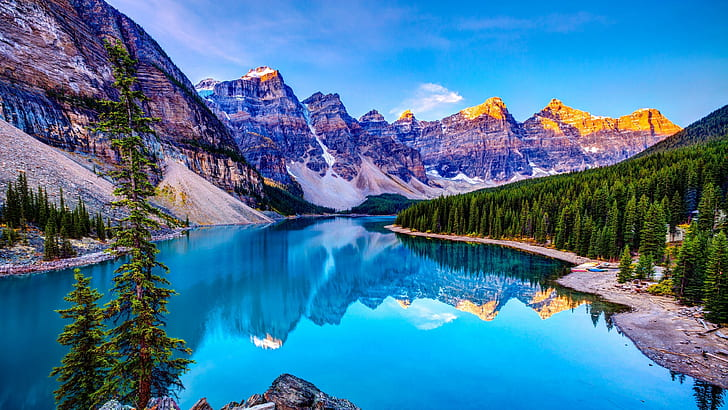
#> input picture image1.jpg, 728 x 410 px
$ python poe17.py
#> lines starting #> are read from the running program, lines starting #| are printed output that depends on the picture; after the words box and inside, x2 and y2 are one past the last pixel; in counts of white or black regions, pixels touching at a corner belong together
import cv2
import numpy as np
import matplotlib.pyplot as plt

# Load the grayscale image
image = cv2.imread('image1.jpg', cv2.IMREAD_GRAYSCALE)
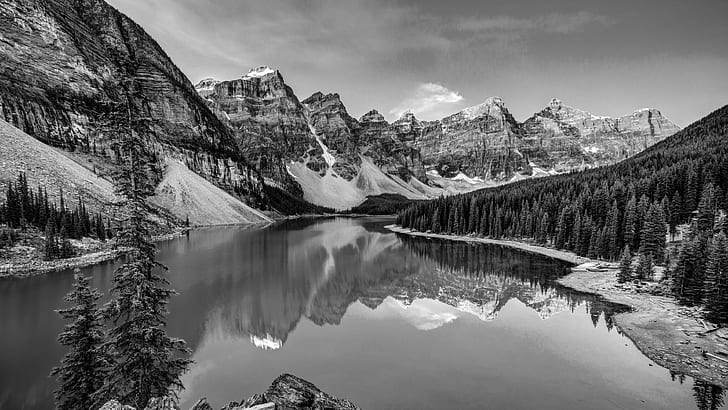
#> image: shape (410, 728); min 0, max 255, mean 108

# Check if image is loaded successfully
if image is None:
    print("Error loading image.")
else:
    # Define the intensity range to highlight (e.g., intensities from 100 to 200)
    min_intensity = 100
    max_intensity = 200

    # Apply gray-level slicing preserving the background
    mask = np.where((image >= min_intensity) & (image <= max_intensity), 255, 0).astype(np.uint8)
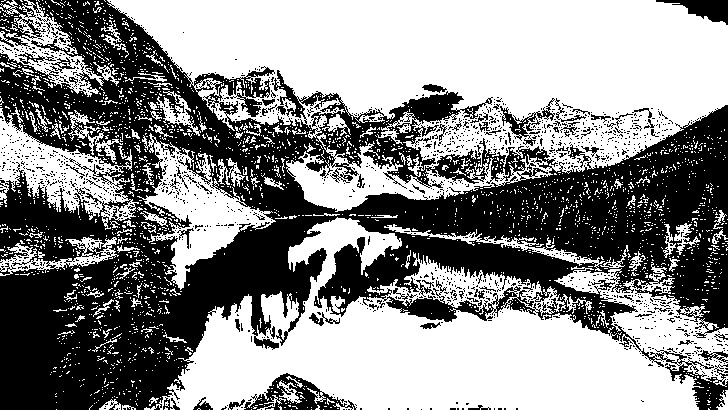
#> mask: shape (410, 728); 54.9% white; 1491 black regions (1425 under 20 px), largest, box (x1, y1, x2, y2) and area: (0, 0, 728, 410) 124709, (244, 373, 357, 410) 1589, (656, 0, 728, 25) 869
    result_preserve_bg = cv2.bitwise_and(image, mask)
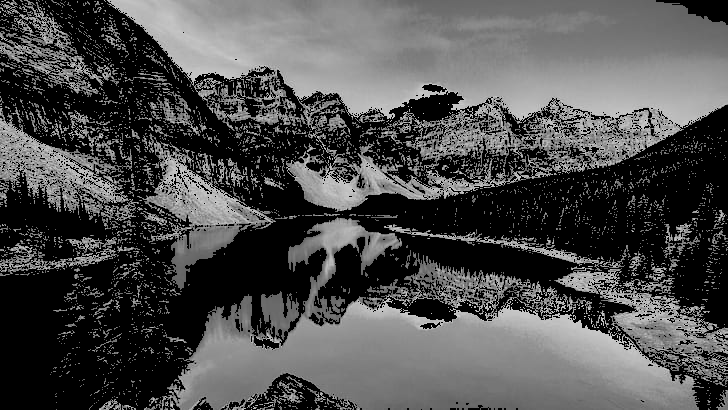
#> result_preserve_bg: shape (410, 728); min 0, max 200, mean 78.4

    # Apply gray-level slicing not preserving the background
    result_non_preserve_bg = np.where((image >= min_intensity) & (image <= max_intensity), 255, image)
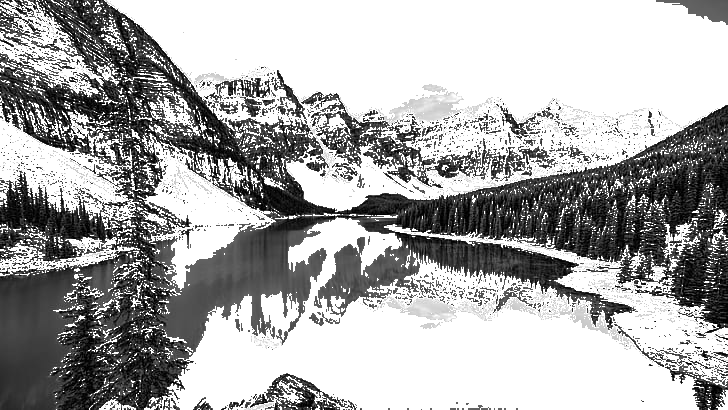
#> result_non_preserve_bg: shape (410, 728); min 0, max 255, mean 169.5

    # Display the results using matplotlib
    plt.figure(figsize=(10, 5))

    plt.subplot(1, 3, 1)
    plt.imshow(image, cmap='gray')
    plt.title('Original Image')

    plt.subplot(1, 3, 2)
    plt.imshow(result_preserve_bg, cmap='gray')
    plt.title('Gray-level Slicing (Preserve BG)')

    plt.subplot(1, 3, 3)
    plt.imshow(result_non_preserve_bg, cmap='gray')
    plt.title('Gray-level Slicing (Non-Preserve BG)')

    plt.show()

$ run again, with negative_image.jpg copied over image1.jpg
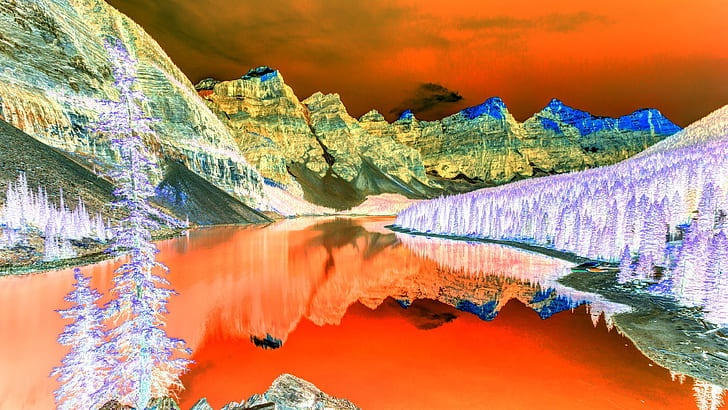
#> input picture negative_image.jpg, 728 x 410 px
#> `mask = np.where((image >= min_intensity) & (image <= max_intensity), 2..`:
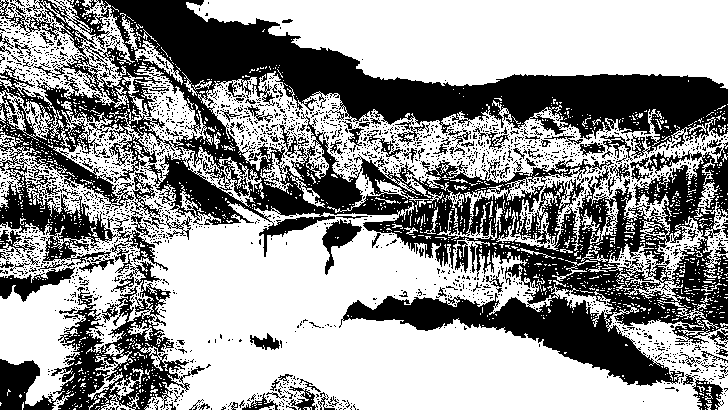
#> mask: shape (410, 728); 59.1% white; 2293 black regions (2176 under 20 px), largest, box (x1, y1, x2, y2) and area: (0, 0, 728, 386) 96009, (0, 261, 205, 410) 9550, (0, 267, 75, 302) 1066
#> `result_non_preserve_bg = np.where((image >= min_intensity) & (image <=..`:
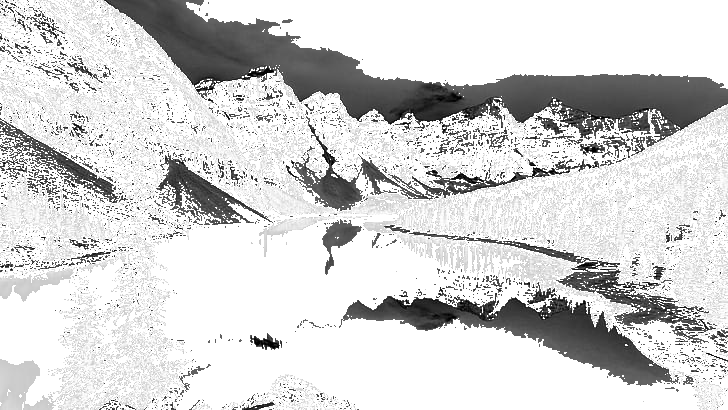
#> result_non_preserve_bg: shape (410, 728); min 0, max 255, mean 211.2

$ run again, with image2.jpeg copied over image1.jpg
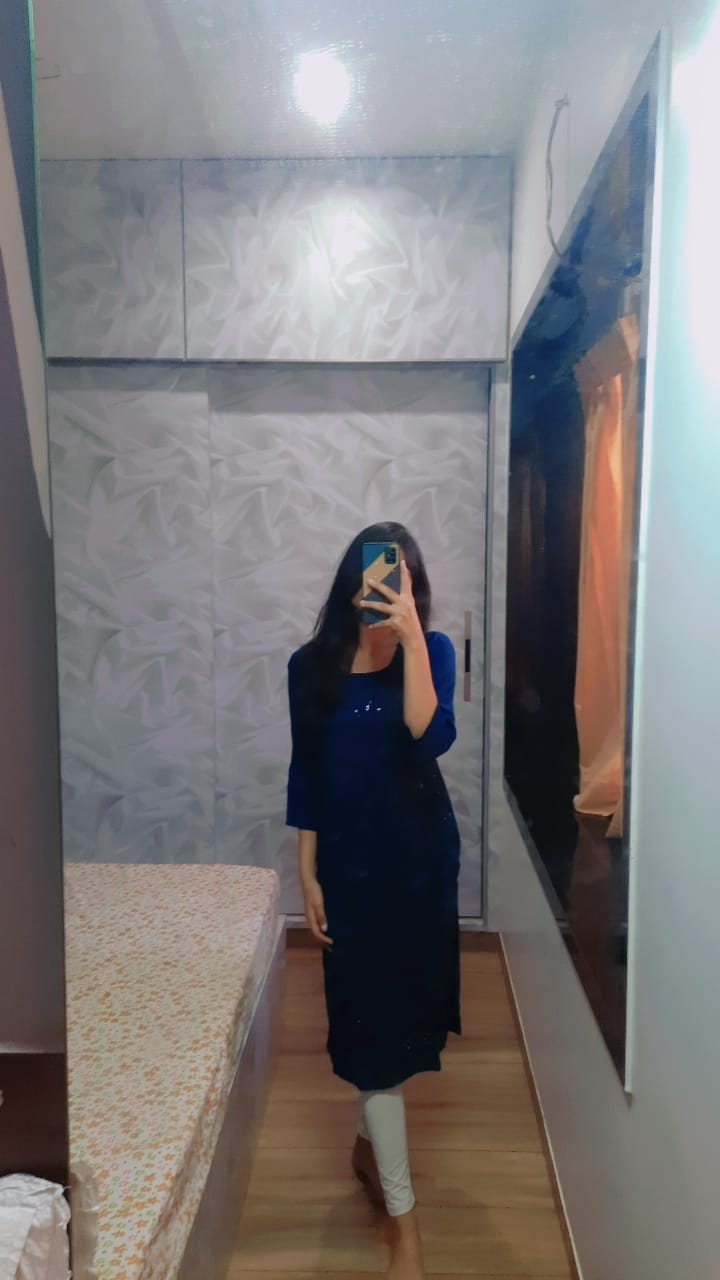
#> input picture image2.jpeg, 720 x 1280 px
#> `mask = np.where((image >= min_intensity) & (image <= max_intensity), 2..`:
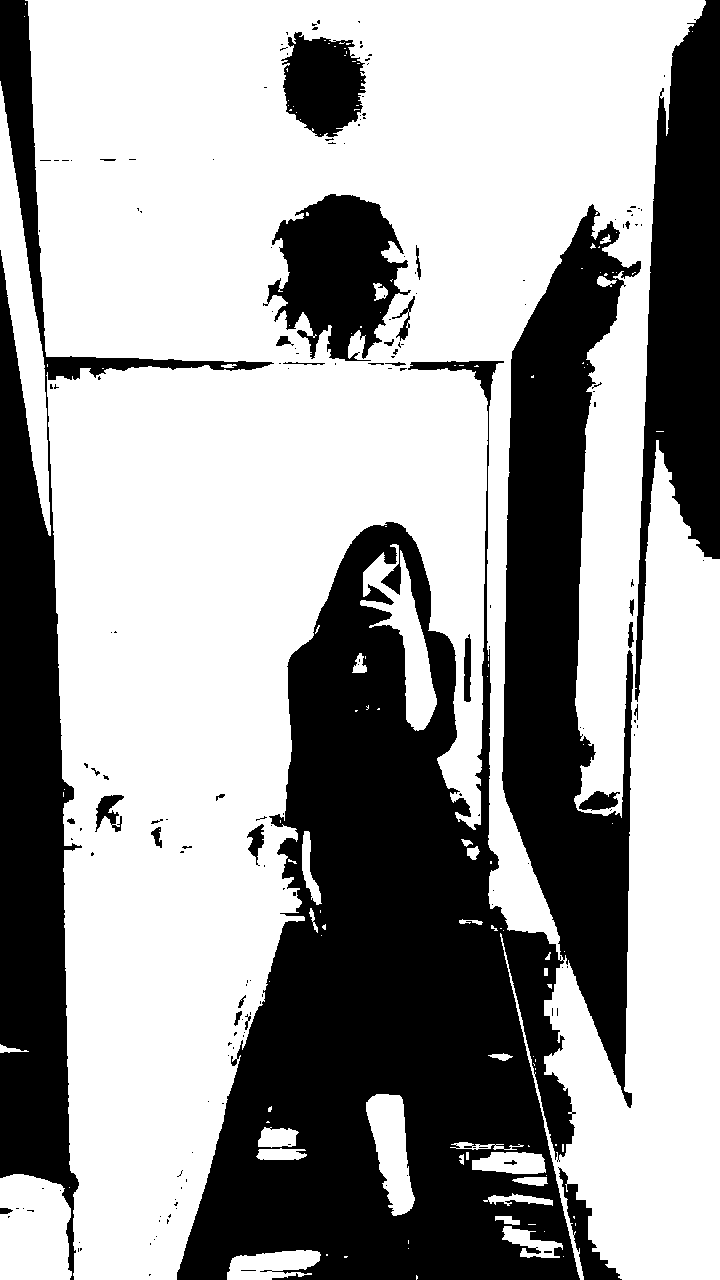
#> mask: shape (1280, 720); 62.6% white; 183 black regions (151 under 20 px), largest, box (x1, y1, x2, y2) and area: (177, 204, 641, 1280) 226510, (0, 0, 274, 1280) 57496, (635, 0, 720, 702) 34147
#> `result_non_preserve_bg = np.where((image >= min_intensity) & (image <=..`:
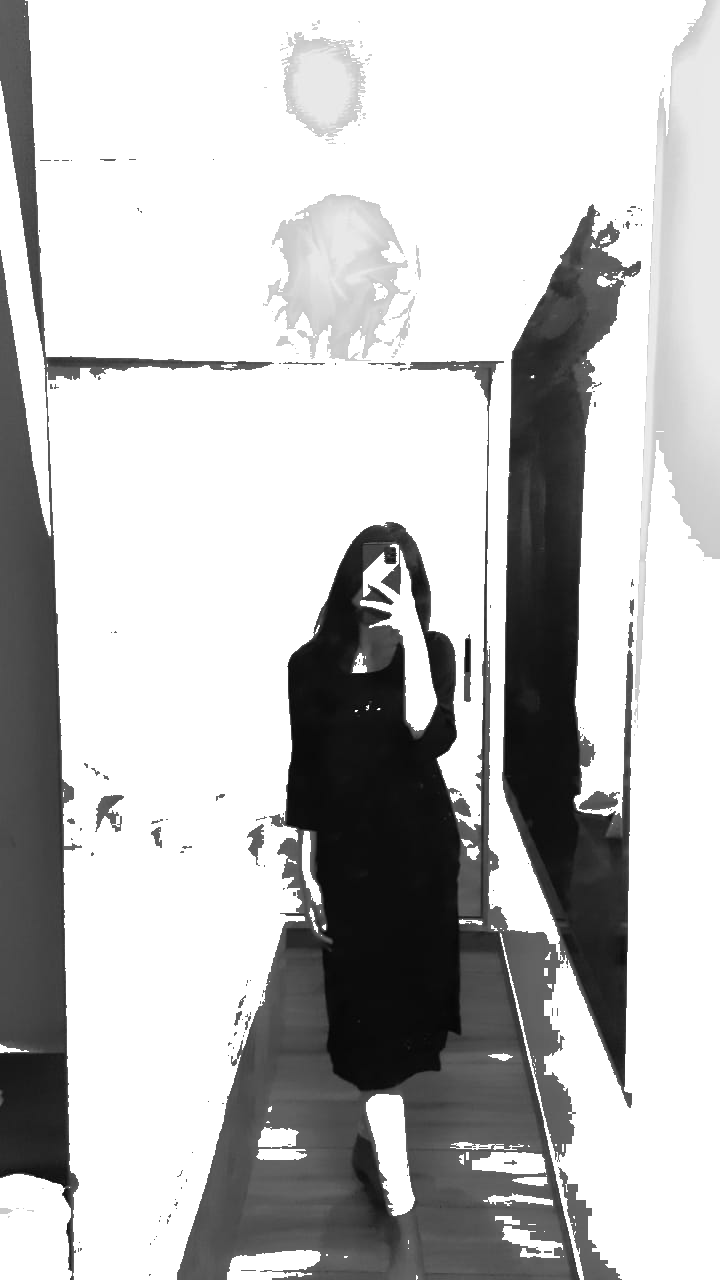
#> result_non_preserve_bg: shape (1280, 720); min 3, max 255, mean 190.6

$ run again, with negative_image.jpeg copied over image1.jpg
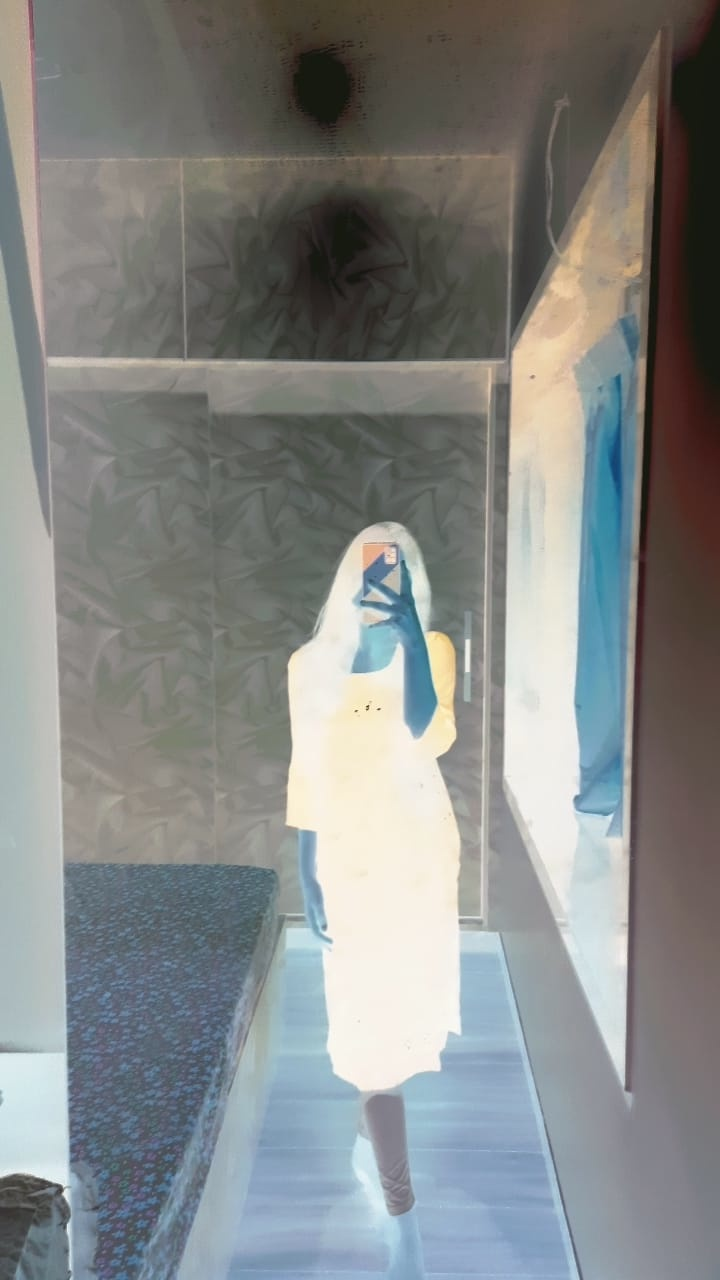
#> input picture negative_image.jpeg, 720 x 1280 px
#> `mask = np.where((image >= min_intensity) & (image <= max_intensity), 2..`:
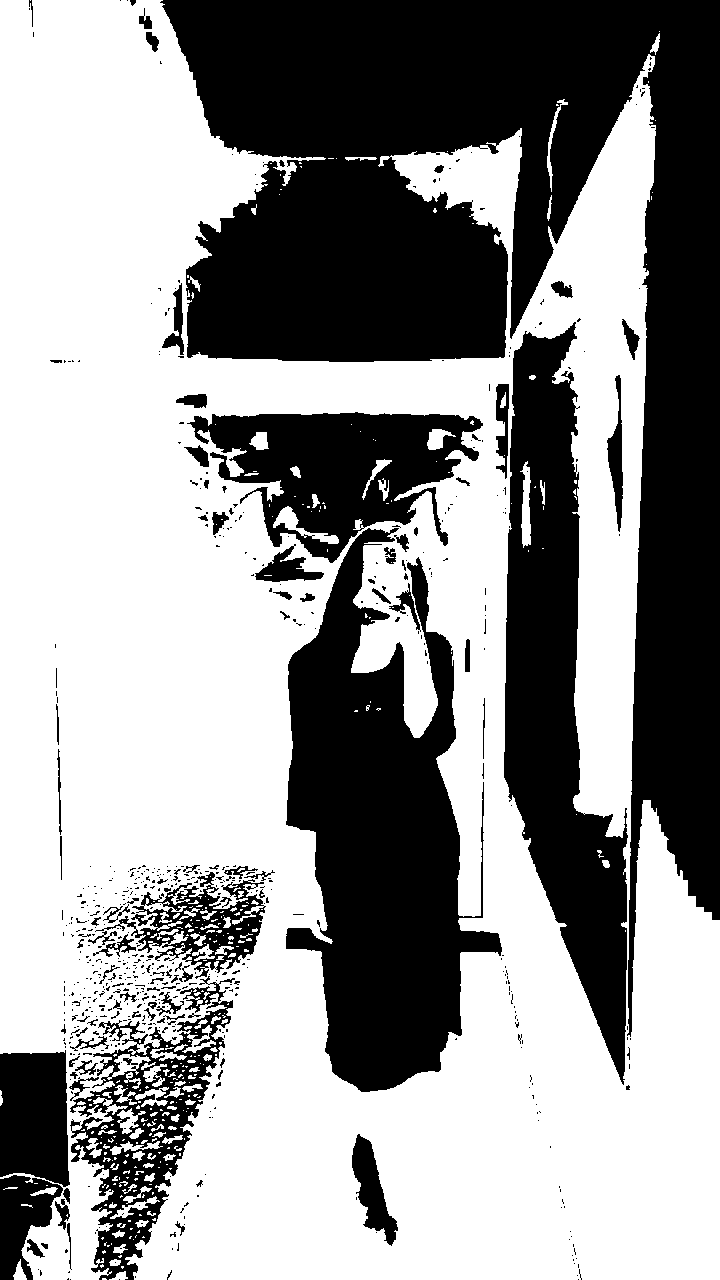
#> mask: shape (1280, 720); 58.8% white; 645 black regions (546 under 20 px), largest, box (x1, y1, x2, y2) and area: (160, 0, 720, 1037) 196600, (286, 528, 502, 1092) 66387, (504, 322, 628, 1085) 46272
#> `result_non_preserve_bg = np.where((image >= min_intensity) & (image <=..`:
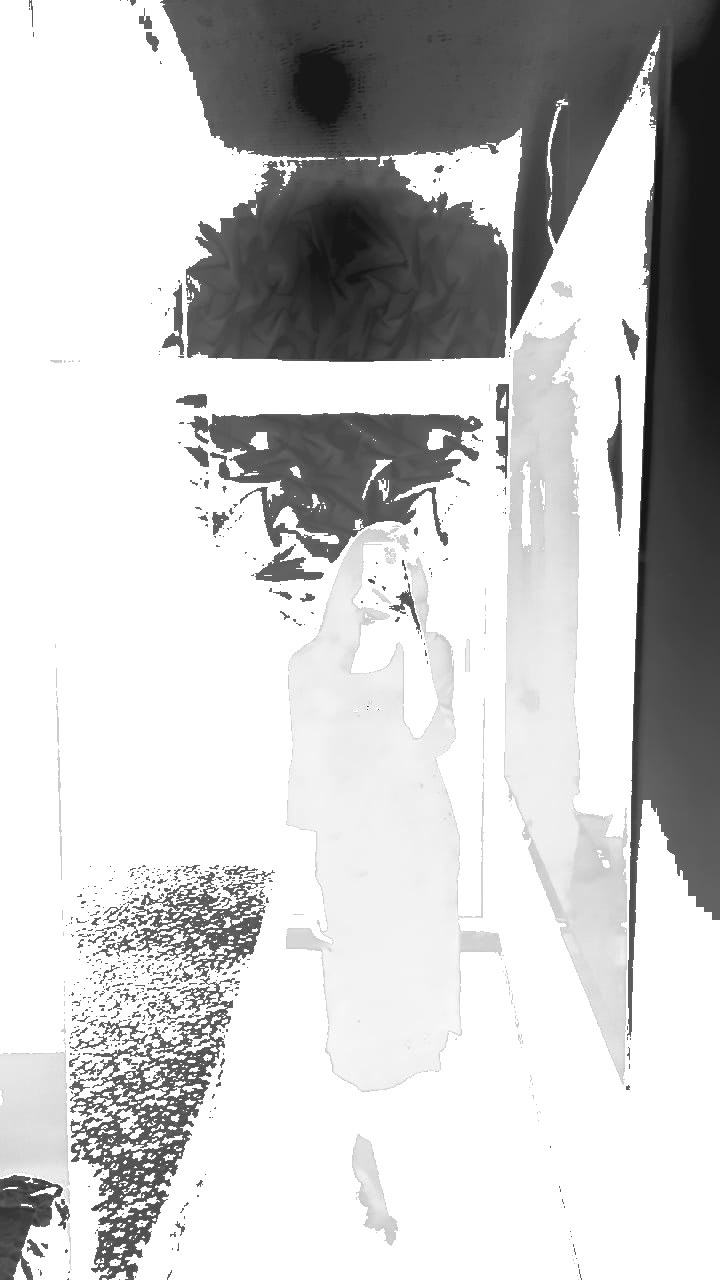
#> result_non_preserve_bg: shape (1280, 720); min 17, max 255, mean 200.7
